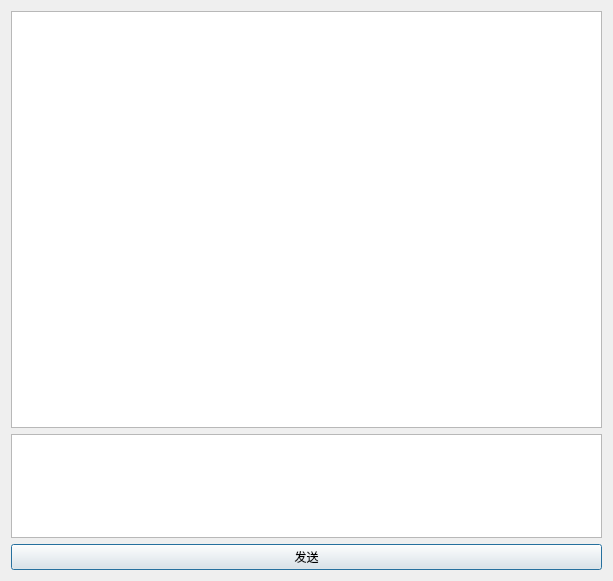
<?xml version="1.0" encoding="UTF-8"?>
<ui version="4.0">
 <class>Deepseek</class>
 <widget class="QDialog" name="Deepseek">
  <property name="geometry">
   <rect>
    <x>0</x>
    <y>0</y>
    <width>613</width>
    <height>581</height>
   </rect>
  </property>
  <property name="windowTitle">
   <string>Dialog</string>
  </property>
  <layout class="QVBoxLayout" name="verticalLayout" stretch="8,2,1">
   <item>
    <widget class="QTextEdit" name="textEdit_output"/>
   </item>
   <item>
    <widget class="QTextEdit" name="textEdit_input"/>
   </item>
   <item>
    <widget class="QPushButton" name="pushButton">
     <property name="text">
      <string>发送</string>
     </property>
    </widget>
   </item>
  </layout>
 </widget>
 <resources/>
 <connections/>
</ui>
